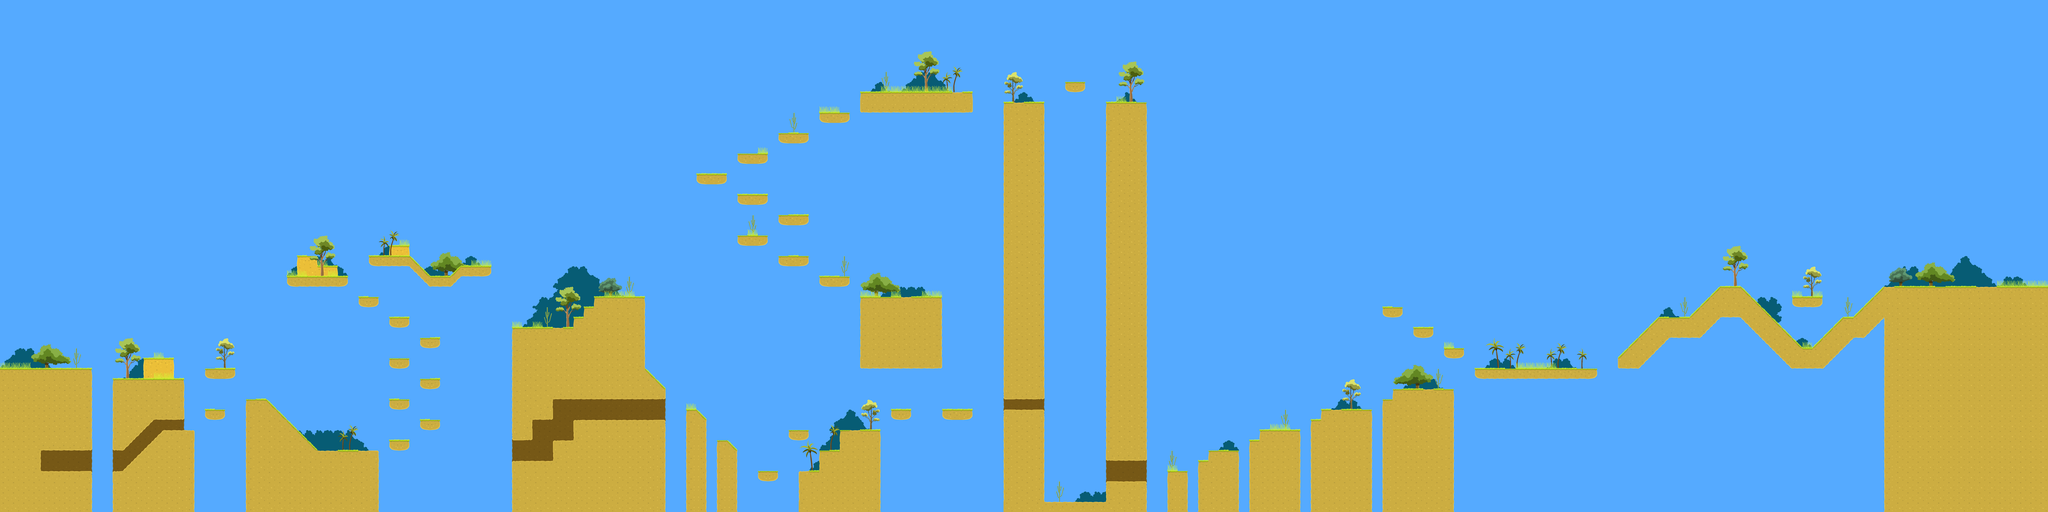

Below is a game level as drawn by its tile map, then a one-line description and the .tmx that defines it (tile-layer data replaced by summaries):
An orthogonal 200x50 tile map with 64x64 px tiles, 5 tile layers (Fondo, Arboles 2, Plataformas 2, Arboles 1, ...), 3 tilesets and 1055 objects (987x Fruit, 27x Gaucho, 21x Dengue, 13x Mono, 2x Caña, ...).

<map version="1.0" orientation="orthogonal" width="200" height="50" tilewidth="64" tileheight="64" backgroundcolor="#55aaff">
 <tileset firstgid="1" name="plancha1" tilewidth="64" tileheight="64">
  <image source="plancha1.png" width="512" height="512" />
  <tile id="2">
   <properties>
    <property name="Collision" value="Plane" />
   </properties>
  </tile>
  <tile id="3">
   <properties>
    <property name="Collision" value="Plane" />
   </properties>
  </tile>
  <tile id="5">
   <properties>
    <property name="Collision" value="Box" />
   </properties>
  </tile>
  <tile id="8">
   <properties>
    <property name="Collision" value="Box" />
   </properties>
  </tile>
  <tile id="9">
   <properties>
    <property name="Collision" value="Box" />
   </properties>
  </tile>
  <tile id="10">
   <properties>
    <property name="Collision" value="Slope" />
   </properties>
  </tile>
  <tile id="11">
   <properties>
    <property name="Collision" value="Box" />
   </properties>
  </tile>
  <tile id="16">
   <properties>
    <property name="Player" value="Spawn" />
   </properties>
  </tile>
  <tile id="17">
   <properties>
    <property name="Collision" value="Slope" />
   </properties>
  </tile>
  <tile id="19">
   <properties>
    <property name="Collision" value="Plane" />
   </properties>
  </tile>
  <tile id="20">
   <properties>
    <property name="Collision" value="Plane" />
   </properties>
  </tile>
 </tileset>
 <tileset firstgid="65" name="plancha2" tilewidth="64" tileheight="64">
  <image source="plancha2.png" width="512" height="512" />
 </tileset>
 <tileset firstgid="129" name="PLANCHA3" tilewidth="64" tileheight="64">
  <image source="PLANCHA3.png" width="512" height="512" />
 </tileset>
 <layer name="Fondo" width="200" height="50">
  <data>[10000 cells, 148 non-empty, 4 distinct tile ids]</data>
 </layer>
 <layer name="Arboles 2" width="200" height="50">
  <data>[10000 cells, 182 non-empty, 7 distinct tile ids]</data>
 </layer>
 <layer name="Plataformas 2" width="200" height="50">
  <properties>
   <property name="Depth" value="0.5" />
  </properties>
  <data>[10000 cells, 22 non-empty, 6 distinct tile ids]</data>
 </layer>
 <layer name="Arboles 1" width="200" height="50">
  <data>[10000 cells, 213 non-empty, 44 distinct tile ids]</data>
 </layer>
 <layer name="Plataformas 1" width="200" height="50">
  <data>[10000 cells, 1934 non-empty, 11 distinct tile ids]</data>
 </layer>
 <objectgroup name="Capa de Objetos 1" width="200" height="50">
  <object name="Fruit" gid="136" x="320" y="2880" />
  <object name="Dengue" gid="131" x="1343" y="2497" />
  <object name="Fruit" gid="136" x="384" y="2880" />
  <object name="Fruit" gid="136" x="448" y="2880" />
  <object name="Fruit" gid="136" x="512" y="2880" />
  <object name="Fruit" gid="136" x="576" y="2752" />
  <object name="Fruit" gid="136" x="576" y="2624" />
  <object name="Fruit" gid="136" x="576" y="2496" />
  <object name="Fruit" gid="136" x="832" y="2368" />
  <object name="Fruit" gid="136" x="960" y="2368" />
  <object name="Fruit" gid="136" x="896" y="2368" />
  <object name="Fruit" gid="136" x="768" y="2368" />
  <object name="Fruit" gid="136" x="1024" y="2368" />
  <object name="Fruit" gid="136" x="896" y="2176" />
  <object name="Fruit" gid="136" x="960" y="2176" />
  <object name="Fruit" gid="136" x="1024" y="2176" />
  <object name="Fruit" gid="136" x="576" y="2240" />
  <object name="Fruit" gid="136" x="640" y="2240" />
  <object name="Fruit" gid="136" x="1024" y="1984" />
  <object name="Fruit" gid="136" x="960" y="1984" />
  <object name="Fruit" gid="136" x="960" y="2048" />
  <object name="Fruit" gid="136" x="1088" y="1920" />
  <object name="Fruit" gid="136" x="1216" y="1856" />
  <object name="Fruit" gid="136" x="1152" y="1856" />
  <object name="Fruit" gid="136" x="1408" y="1728" />
  <object name="Fruit" gid="136" x="1344" y="1728" />
  <object name="Fruit" gid="136" x="1280" y="1792" />
  <object name="Fruit" gid="136" x="1472" y="1664" />
  <object name="Fruit" gid="136" x="1536" y="1600" />
  <object name="Fruit" gid="136" x="1408" y="1920" />
  <object name="Fruit" gid="136" x="1344" y="1920" />
  <object name="Fruit" gid="136" x="1472" y="1920" />
  <object name="Fruit" gid="136" x="1408" y="1984" />
  <object name="Fruit" gid="136" x="1344" y="1984" />
  <object name="Fruit" gid="136" x="1472" y="1984" />
  <object name="Fruit" gid="136" x="1408" y="2048" />
  <object name="Fruit" gid="136" x="1344" y="2048" />
  <object name="Fruit" gid="136" x="1472" y="2048" />
  <object name="Fruit" gid="136" x="1664" y="1536" />
  <object name="Fruit" gid="136" x="1600" y="1536" />
  <object name="Fruit" gid="136" x="1664" y="1600" />
  <object name="Fruit" gid="136" x="1664" y="1664" />
  <object name="Fruit" gid="136" x="1664" y="1728" />
  <object name="Fruit" gid="136" x="1664" y="1792" />
  <object name="Fruit" gid="136" x="1664" y="1984" />
  <object name="Fruit" gid="136" x="1664" y="1920" />
  <object name="Fruit" gid="136" x="1664" y="1856" />
  <object name="Fruit" gid="136" x="1664" y="2048" />
  <object name="Fruit" gid="136" x="1664" y="2112" />
  <object name="Fruit" gid="136" x="768" y="2880" />
  <object name="Fruit" gid="136" x="832" y="2816" />
  <object name="Fruit" gid="136" x="896" y="2752" />
  <object name="Fruit" gid="136" x="960" y="2688" />
  <object name="Fruit" gid="136" x="1088" y="2688" />
  <object name="Fruit" gid="136" x="1216" y="2560" />
  <object name="Fruit" gid="136" x="1280" y="2560" />
  <object name="Fruit" gid="136" x="1408" y="2432" />
  <object name="Fruit" gid="136" x="1472" y="2432" />
  <object name="Fruit" gid="136" x="1408" y="2496" />
  <object name="Fruit" gid="136" x="1472" y="2496" />
  <object name="Fruit" gid="136" x="1536" y="2240" />
  <object name="Fruit" gid="136" x="1600" y="2240" />
  <object name="Fruit" gid="136" x="1664" y="2304" />
  <object name="Fruit" gid="136" x="1728" y="2304" />
  <object name="Fruit" gid="136" x="1792" y="2368" />
  <object name="Fruit" gid="136" x="1856" y="2368" />
  <object name="Fruit" gid="136" x="1664" y="2496" />
  <object name="Fruit" gid="136" x="1728" y="2560" />
  <object name="Fruit" gid="136" x="1792" y="2624" />
  <object name="Fruit" gid="136" x="1920" y="2752" />
  <object name="Fruit" gid="136" x="1856" y="2688" />
  <object name="Fruit" gid="136" x="1920" y="2432" />
  <object name="Fruit" gid="136" x="1984" y="2432" />
  <object name="Fruit" gid="136" x="1920" y="2112" />
  <object name="Fruit" gid="136" x="1920" y="2176" />
  <object name="Fruit" gid="136" x="1920" y="2240" />
  <object name="Fruit" gid="136" x="1920" y="2304" />
  <object name="Fruit" gid="136" x="1984" y="2048" />
  <object name="Fruit" gid="136" x="2048" y="1984" />
  <object name="Fruit" gid="136" x="2112" y="1920" />
  <object name="Fruit" gid="136" x="2048" y="2368" />
  <object name="Fruit" gid="136" x="2112" y="2304" />
  <object name="Fruit" gid="136" x="2176" y="2240" />
  <object name="Fruit" gid="136" x="2240" y="2176" />
  <object name="Fruit" gid="136" x="2176" y="2496" />
  <object name="Fruit" gid="136" x="2112" y="2496" />
  <object name="Fruit" gid="136" x="2304" y="2432" />
  <object name="Fruit" gid="136" x="2240" y="2432" />
  <object name="Fruit" gid="136" x="2496" y="2432" />
  <object name="Fruit" gid="136" x="2432" y="2432" />
  <object name="Fruit" gid="136" x="1920" y="1472" />
  <object name="Fruit" gid="136" x="1856" y="1472" />
  <object name="Fruit" gid="136" x="1920" y="1536" />
  <object name="Fruit" gid="136" x="1856" y="1536" />
  <object name="Fruit" gid="136" x="2496" y="2688" />
  <object name="Fruit" gid="136" x="2432" y="2688" />
  <object name="Fruit" gid="136" x="2688" y="2560" />
  <object name="Fruit" gid="136" x="2624" y="2560" />
  <object name="Fruit" gid="136" x="2304" y="1792" />
  <object name="Fruit" gid="136" x="2240" y="1792" />
  </objectgroup>
</map>
<!-- 955 of 1055 objects omitted -->
